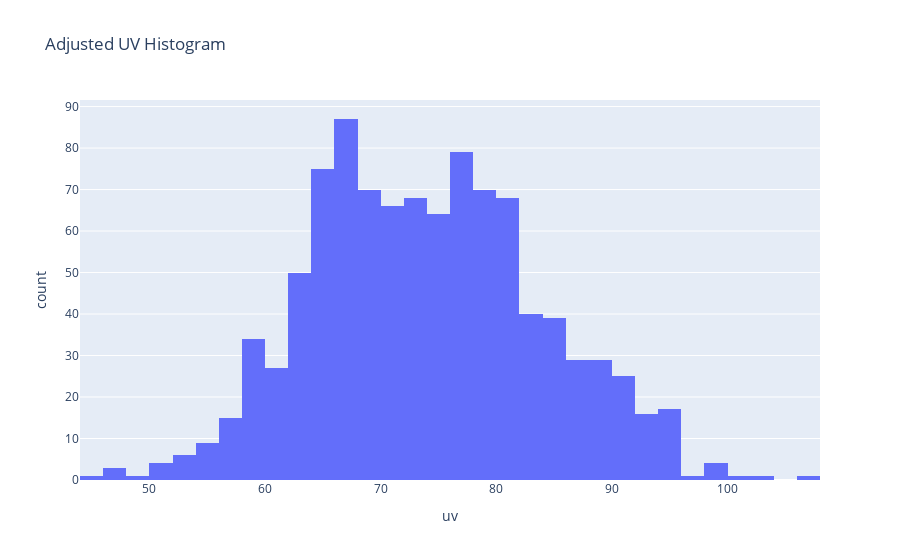

Notebook source saved alongside this figure:
### Code cell
fig = px.histogram(df, x="uv", title="Adjusted UV Histogram")
fig.show()

### Figure 1 — Plotly figure (JSON) as saved in the notebook; plotly's stock layout.template omitted (floating-point values rounded to 4 significant figures; data arrays with more than 128 entries replaced by an {"elided": "..."} marker saying what was removed)
{"data": [{"alignmentgroup": "True", "bingroup": "x", "hovertemplate": "uv=%{x}<br>count=%{y}<extra></extra>", "legendgroup": "", "marker": {"color": "#636efa", "pattern": {"shape": ""}}, "name": "", "offsetgroup": "", "orientation": "v", "showlegend": false, "type": "histogram", "x": {"elided": "1000 float values"}, "xaxis": "x", "yaxis": "y"}], "layout": {"barmode": "relative", "legend": {"tracegroupgap": 0}, "title": {"text": "Adjusted UV Histogram"}, "xaxis": {"anchor": "y", "domain": [0, 1], "title": {"text": "uv"}}, "yaxis": {"anchor": "x", "domain": [0, 1], "title": {"text": "count"}}}}
